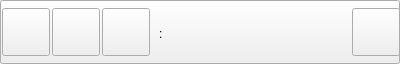
<?xml version="1.0" encoding="UTF-8"?>
<ui version="4.0">
 <class>IdentWidget</class>
 <widget class="QPushButton" name="IdentWidget">
  <property name="geometry">
   <rect>
    <x>0</x>
    <y>0</y>
    <width>400</width>
    <height>55</height>
   </rect>
  </property>
  <property name="sizePolicy">
   <sizepolicy hsizetype="Expanding" vsizetype="Fixed">
    <horstretch>0</horstretch>
    <verstretch>0</verstretch>
   </sizepolicy>
  </property>
  <property name="windowTitle">
   <string>Ident</string>
  </property>
  <property name="toolTipDuration">
   <number>0</number>
  </property>
  <property name="text">
   <string notr="true"/>
  </property>
  <layout class="QGridLayout" name="gridLayout">
   <property name="leftMargin">
    <number>0</number>
   </property>
   <property name="topMargin">
    <number>0</number>
   </property>
   <property name="rightMargin">
    <number>0</number>
   </property>
   <property name="bottomMargin">
    <number>0</number>
   </property>
   <property name="spacing">
    <number>0</number>
   </property>
   <item row="0" column="0">
    <layout class="QHBoxLayout" name="horizontalLayout_3">
     <property name="spacing">
      <number>2</number>
     </property>
     <property name="leftMargin">
      <number>2</number>
     </property>
     <item>
      <widget class="VxPushButton" name="m_AvatarButton">
       <property name="sizePolicy">
        <sizepolicy hsizetype="Fixed" vsizetype="Fixed">
         <horstretch>0</horstretch>
         <verstretch>0</verstretch>
        </sizepolicy>
       </property>
       <property name="minimumSize">
        <size>
         <width>48</width>
         <height>48</height>
        </size>
       </property>
       <property name="maximumSize">
        <size>
         <width>48</width>
         <height>48</height>
        </size>
       </property>
       <property name="text">
        <string notr="true"/>
       </property>
      </widget>
     </item>
     <item>
      <widget class="VxPushButton" name="m_FriendshipButton">
       <property name="sizePolicy">
        <sizepolicy hsizetype="Fixed" vsizetype="Fixed">
         <horstretch>0</horstretch>
         <verstretch>0</verstretch>
        </sizepolicy>
       </property>
       <property name="minimumSize">
        <size>
         <width>48</width>
         <height>48</height>
        </size>
       </property>
       <property name="maximumSize">
        <size>
         <width>48</width>
         <height>48</height>
        </size>
       </property>
       <property name="text">
        <string/>
       </property>
       <property name="iconSize">
        <size>
         <width>48</width>
         <height>48</height>
        </size>
       </property>
      </widget>
     </item>
     <item>
      <widget class="VxPushButton" name="m_OfferButton">
       <property name="sizePolicy">
        <sizepolicy hsizetype="Fixed" vsizetype="Fixed">
         <horstretch>0</horstretch>
         <verstretch>0</verstretch>
        </sizepolicy>
       </property>
       <property name="minimumSize">
        <size>
         <width>48</width>
         <height>48</height>
        </size>
       </property>
       <property name="maximumSize">
        <size>
         <width>48</width>
         <height>48</height>
        </size>
       </property>
       <property name="text">
        <string notr="true"/>
       </property>
      </widget>
     </item>
     <item>
      <layout class="QVBoxLayout" name="verticalLayout">
       <property name="spacing">
        <number>0</number>
       </property>
       <property name="topMargin">
        <number>4</number>
       </property>
       <property name="bottomMargin">
        <number>4</number>
       </property>
       <item>
        <layout class="QHBoxLayout" name="horizontalLayout">
         <property name="spacing">
          <number>2</number>
         </property>
         <item>
          <widget class="QLabel" name="m_FriendNameLabel">
           <property name="font">
            <font>
             <pointsize>9</pointsize>
            </font>
           </property>
           <property name="text">
            <string/>
           </property>
          </widget>
         </item>
         <item>
          <widget class="QLabel" name="m_ColonLabel">
           <property name="font">
            <font>
             <pointsize>9</pointsize>
             <bold>false</bold>
            </font>
           </property>
           <property name="text">
            <string notr="true"/>
           </property>
          </widget>
         </item>
         <item>
          <widget class="QLabel" name="m_FriendPrefixLabel">
           <property name="font">
            <font>
             <pointsize>9</pointsize>
             <bold>false</bold>
            </font>
           </property>
           <property name="text">
            <string notr="true"/>
           </property>
          </widget>
         </item>
         <item>
          <spacer name="horizontalSpacer">
           <property name="orientation">
            <enum>Qt::Horizontal</enum>
           </property>
           <property name="sizeHint" stdset="0">
            <size>
             <width>40</width>
             <height>20</height>
            </size>
           </property>
          </spacer>
         </item>
        </layout>
       </item>
       <item>
        <layout class="QHBoxLayout" name="horizontalLayout_2">
         <property name="spacing">
          <number>0</number>
         </property>
         <property name="bottomMargin">
          <number>2</number>
         </property>
         <item>
          <widget class="QLabel" name="m_DescPrefixLabel">
           <property name="font">
            <font>
             <pointsize>9</pointsize>
             <bold>false</bold>
            </font>
           </property>
           <property name="text">
            <string notr="true"/>
           </property>
          </widget>
         </item>
         <item>
          <widget class="QLabel" name="m_ColonLabel_2">
           <property name="font">
            <font>
             <pointsize>9</pointsize>
            </font>
           </property>
           <property name="text">
            <string>: </string>
           </property>
          </widget>
         </item>
         <item>
          <widget class="QLabel" name="m_DescTextLabel">
           <property name="font">
            <font>
             <pointsize>9</pointsize>
            </font>
           </property>
           <property name="text">
            <string/>
           </property>
          </widget>
         </item>
         <item>
          <spacer name="horizontalSpacer_2">
           <property name="orientation">
            <enum>Qt::Horizontal</enum>
           </property>
           <property name="sizeHint" stdset="0">
            <size>
             <width>40</width>
             <height>20</height>
            </size>
           </property>
          </spacer>
         </item>
        </layout>
       </item>
       <item>
        <widget class="QLabel" name="m_TodLabel">
         <property name="text">
          <string/>
         </property>
        </widget>
       </item>
      </layout>
     </item>
     <item>
      <widget class="VxPushButton" name="m_FriendMenuButton">
       <property name="sizePolicy">
        <sizepolicy hsizetype="Fixed" vsizetype="Fixed">
         <horstretch>0</horstretch>
         <verstretch>0</verstretch>
        </sizepolicy>
       </property>
       <property name="minimumSize">
        <size>
         <width>48</width>
         <height>48</height>
        </size>
       </property>
       <property name="maximumSize">
        <size>
         <width>48</width>
         <height>48</height>
        </size>
       </property>
       <property name="text">
        <string/>
       </property>
       <property name="iconSize">
        <size>
         <width>48</width>
         <height>48</height>
        </size>
       </property>
      </widget>
     </item>
    </layout>
   </item>
  </layout>
 </widget>
 <customwidgets>
  <customwidget>
   <class>VxPushButton</class>
   <extends>QPushButton</extends>
   <header>VxPushButton.h</header>
  </customwidget>
 </customwidgets>
 <resources/>
 <connections/>
</ui>
